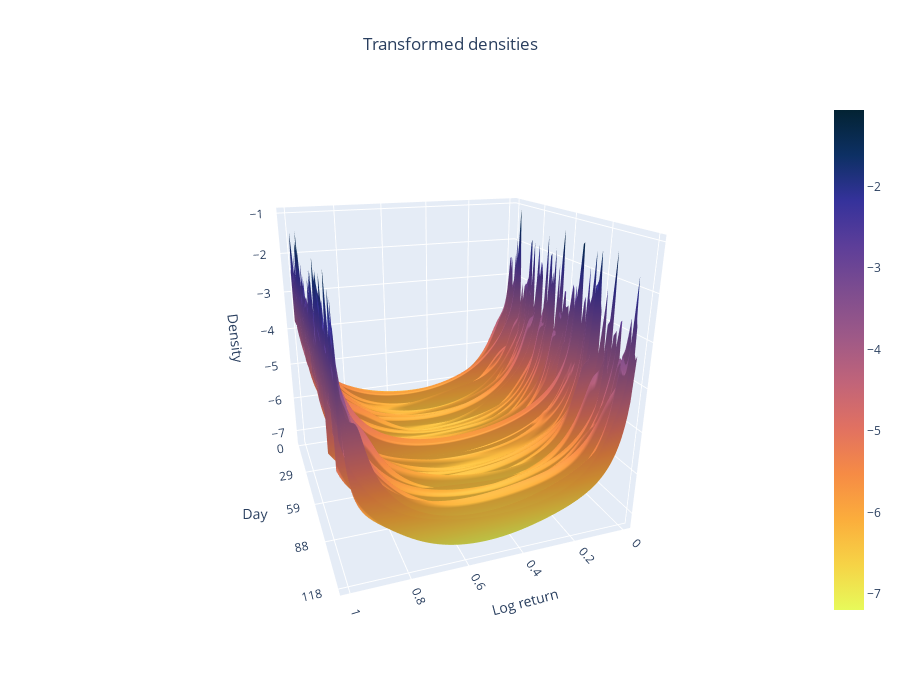

Source (notebook cell):
### Code cell
# Sort days and build aligned matrices
days_sorted = sorted(lqds.keys())

# ---- Step 1: build a common X grid (important for smooth 3D surface)
all_x = np.concatenate([lqds[d]["lqd_support"] for d in days_sorted])
x_common = np.linspace(all_x.min(), all_x.max(), 200)

# ---- Step 2: evaluate each day's KDE on the common grid
Z = []
for d in days_sorted:
    kde = lqds[d]['lqd_support']
    density = lqds[d]['lqd']
    # Interpolate densities to common x grid
    z_interp = np.interp(x_common, kde, density)
    Z.append(z_interp)

Z = np.array(Z)
Y = np.arange(len(days_sorted))  # day index

# ---- Step 3: create 3D surface
fig = go.Figure(data=[go.Surface(
    x=x_common,   # log return values
    y=np.arange(len(Y)),          # day index
    z=Z,          # densities
    colorscale='thermal',
    reversescale=True
)])

# ---- Step 4: layout and labels
fig.update_layout(
    scene=dict(
        xaxis_title='Log return',
        yaxis_title='Day',
        zaxis_title='Density',
        yaxis=dict(
            tickmode='array',
            tickvals=np.linspace(0, len(days_sorted)-1, 5, dtype=int)#,
            #ticktext=[str(days_sorted[i]) for i in np.linspace(0, len(days_sorted)-1, 10, dtype=int)]
        )
    ),
    height=700
)

fig.update_layout(
    scene_camera=dict(
        eye=dict(x=0.7, y=2.0, z=0.8)  # change these values to rotate
    ),
    title={
        'text': "Transformed densities",
        'x': 0.5,  # Center horizontally
        'xanchor': 'center'
    }
)

fig.show()
fig.write_image("../../densities4risk_doc/Figures/lqd_surface.png", width=1200, height=800, scale=2)

### Figure 1 — Plotly figure (JSON) as saved in the notebook; plotly's stock layout.template omitted (floating-point values rounded to 4 significant figures; data arrays with more than 128 entries replaced by an {"elided": "..."} marker saying what was removed)
{"data": [{"colorscale": [[0, "rgb(3, 35, 51)"], [0.09091, "rgb(13, 48, 100)"], [0.1818, "rgb(53, 50, 155)"], [0.2727, "rgb(93, 62, 153)"], [0.3636, "rgb(126, 77, 143)"], [0.4545, "rgb(158, 89, 135)"], [0.5455, "rgb(193, 100, 121)"], [0.6364, "rgb(225, 113, 97)"], [0.7273, "rgb(246, 139, 69)"], [0.8182, "rgb(251, 173, 60)"], [0.9091, "rgb(246, 211, 70)"], [1, "rgb(231, 250, 90)"]], "reversescale": true, "type": "surface", "x": {"elided": "200 float values"}, "y": [0, 1, 2, 3, 4, 5, 6, 7, 8, 9, 10, 11, 12, 13, 14, 15, 16, 17, 18, 19, 20, 21, 22, 23, 24, 25, 26, 27, 28, 29, 30, 31, 32, 33, 34, 35, 36, 37, 38, 39, 40, 41, 42, 43, 44, 45, 46, 47, 48, 49, 50, 51, 52, 53, 54, 55, 56, 57, 58, 59, 60, 61, 62, 63, 64, 65, 66, 67, 68, 69, 70, 71, 72, 73, 74, 75, 76, 77, 78, 79, 80, 81, 82, 83, 84, 85, 86, 87, 88, 89, 90, 91, 92, 93, 94, 95, 96, 97, 98, 99, 100, 101, 102, 103, 104, 105, 106, 107, 108, 109, 110, 111, 112, 113, 114, 115, 116, 117, 118], "z": {"elided": "119x200 float values"}}], "layout": {"height": 700, "scene": {"camera": {"eye": {"x": 0.7, "y": 2, "z": 0.8}}, "xaxis": {"title": {"text": "Log return"}}, "yaxis": {"tickmode": "array", "tickvals": [0, 29, 59, 88, 118], "title": {"text": "Day"}}, "zaxis": {"title": {"text": "Density"}}}, "title": {"text": "Transformed densities", "x": 0.5, "xanchor": "center"}}}
